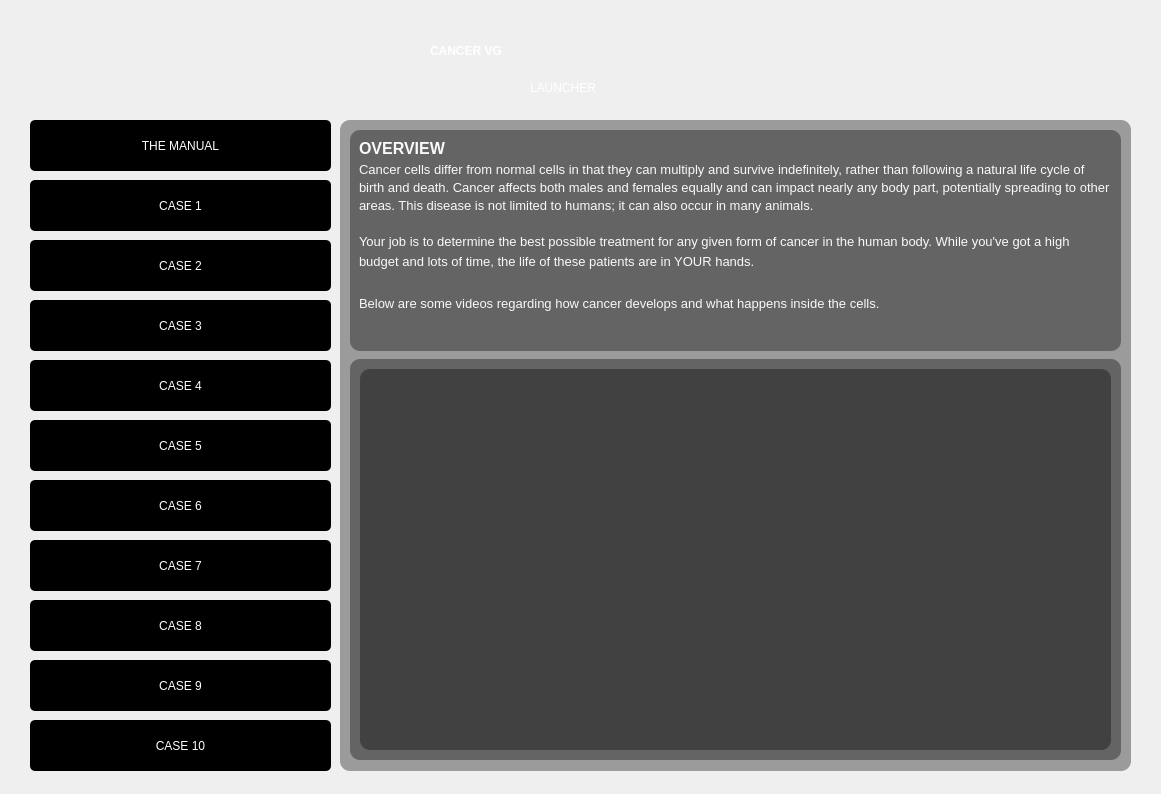
<?xml version="1.0" encoding="UTF-8"?>
<ui version="4.0">
 <class>MainWindow</class>
 <widget class="QMainWindow" name="MainWindow">
  <property name="geometry">
   <rect>
    <x>0</x>
    <y>0</y>
    <width>1161</width>
    <height>794</height>
   </rect>
  </property>
  <property name="windowTitle">
   <string>MainWindow</string>
  </property>
  <property name="styleSheet">
   <string notr="true">color : white</string>
  </property>
  <property name="animated">
   <bool>false</bool>
  </property>
  <widget class="QWidget" name="centralwidget">
   <widget class="QWidget" name="widget" native="true">
    <property name="geometry">
     <rect>
      <x>0</x>
      <y>0</y>
      <width>1171</width>
      <height>991</height>
     </rect>
    </property>
    <property name="autoFillBackground">
     <bool>false</bool>
    </property>
    <property name="styleSheet">
     <string notr="true">
background-color : rgb(40, 40, 40);
border : rgba(0,0,0,0);
color : white;
font: 18pt &quot;Power Green&quot;;

QWidget#QPushButton:hover{
cursor: pointer;
}|</string>
    </property>
    <widget class="QLabel" name="label_2">
     <property name="geometry">
      <rect>
       <x>530</x>
       <y>80</y>
       <width>81</width>
       <height>16</height>
      </rect>
     </property>
     <property name="styleSheet">
      <string notr="true">background-color : rgba(0,0,0,0);
font: 8pt &quot;MS Sans Serif&quot;;
color: white</string>
     </property>
     <property name="text">
      <string>LAUNCHER</string>
     </property>
    </widget>
    <widget class="QLabel" name="label">
     <property name="geometry">
      <rect>
       <x>430</x>
       <y>20</y>
       <width>281</width>
       <height>61</height>
      </rect>
     </property>
     <property name="styleSheet">
      <string notr="true">font: 87 36pt &quot;Segoe UI Black&quot;;
font: bold;

color : rgb(255, 255, 255);
background-color : rgba(255,255,255,0)</string>
     </property>
     <property name="text">
      <string>CANCER VG</string>
     </property>
    </widget>
    <widget class="QPushButton" name="pushButton">
     <property name="geometry">
      <rect>
       <x>30</x>
       <y>120</y>
       <width>301</width>
       <height>51</height>
      </rect>
     </property>
     <property name="styleSheet">
      <string notr="true">border-radius: 5px;
background-color : black;</string>
     </property>
     <property name="text">
      <string>THE MANUAL</string>
     </property>
    </widget>
    <widget class="QWidget" name="widget_2" native="true">
     <property name="geometry">
      <rect>
       <x>340</x>
       <y>120</y>
       <width>791</width>
       <height>651</height>
      </rect>
     </property>
     <property name="styleSheet">
      <string notr="true">background-color : rgba(0,0,0,90);
border-radius : 10px;</string>
     </property>
     <widget class="QTextBrowser" name="textBrowser">
      <property name="geometry">
       <rect>
        <x>10</x>
        <y>10</y>
        <width>771</width>
        <height>221</height>
       </rect>
      </property>
      <property name="styleSheet">
       <string notr="true">padding: 5px;</string>
      </property>
      <property name="html">
       <string>&lt;!DOCTYPE HTML PUBLIC &quot;-//W3C//DTD HTML 4.0//EN&quot; &quot;http://www.w3.org/TR/REC-html40/strict.dtd&quot;&gt;
&lt;html&gt;&lt;head&gt;&lt;meta name=&quot;qrichtext&quot; content=&quot;1&quot; /&gt;&lt;style type=&quot;text/css&quot;&gt;
p, li { white-space: pre-wrap; }
&lt;/style&gt;&lt;/head&gt;&lt;body style=&quot; font-family:'Power Green'; font-size:18pt; font-weight:400; font-style:normal;&quot;&gt;
&lt;p style=&quot; margin-top:0px; margin-bottom:0px; margin-left:0px; margin-right:0px; -qt-block-indent:0; text-indent:0px; line-height:120%;&quot;&gt;&lt;span style=&quot; font-family:'Lexend'; font-size:12pt; font-weight:696; color:#f9f9f9; background-color:transparent;&quot;&gt;OVERVIEW&lt;/span&gt;&lt;/p&gt;
&lt;p style=&quot; margin-top:0px; margin-bottom:0px; margin-left:0px; margin-right:0px; -qt-block-indent:0; text-indent:0px; line-height:120%;&quot;&gt;&lt;span style=&quot; font-family:'Montserrat'; font-size:10pt; color:#f9f9f9; background-color:transparent;&quot;&gt;Cancer cells differ from normal cells in that they can multiply and survive indefinitely, rather than following a natural life cycle of birth and death. Cancer affects both males and females equally and can impact nearly any body part, potentially spreading to other areas. This disease is not limited to humans; it can also occur in many animals. &lt;/span&gt;&lt;/p&gt;
&lt;p style=&quot;-qt-paragraph-type:empty; margin-top:0px; margin-bottom:0px; margin-left:0px; margin-right:0px; -qt-block-indent:0; text-indent:0px; line-height:120%; font-family:'Montserrat'; font-size:10pt; color:#f9f9f9;&quot;&gt;&lt;br /&gt;&lt;/p&gt;
&lt;p style=&quot; margin-top:0px; margin-bottom:0px; margin-left:0px; margin-right:0px; -qt-block-indent:0; text-indent:0px; line-height:138%;&quot;&gt;&lt;span style=&quot; font-family:'Montserrat'; font-size:10pt; color:#f9f9f9; background-color:transparent;&quot;&gt;Your job is to determine the best possible treatment for any given form of cancer in the human body. While you've got a high budget and lots of time, the life of these patients are in YOUR hands. &lt;/span&gt;&lt;/p&gt;
&lt;p style=&quot;-qt-paragraph-type:empty; margin-top:0px; margin-bottom:0px; margin-left:0px; margin-right:0px; -qt-block-indent:0; text-indent:0px; line-height:138%; font-family:'Montserrat'; font-size:10pt; color:#f9f9f9;&quot;&gt;&lt;br /&gt;&lt;/p&gt;
&lt;p style=&quot; margin-top:0px; margin-bottom:0px; margin-left:0px; margin-right:0px; -qt-block-indent:0; text-indent:0px; line-height:138%;&quot;&gt;&lt;span style=&quot; font-family:'Montserrat'; font-size:10pt; color:#f9f9f9; background-color:transparent;&quot;&gt;Below are some videos regarding how cancer develops and what happens inside the cells.&lt;/span&gt;&lt;/p&gt;&lt;/body&gt;&lt;/html&gt;</string>
      </property>
     </widget>
     <widget class="QFrame" name="frame">
      <property name="geometry">
       <rect>
        <x>10</x>
        <y>239</y>
        <width>771</width>
        <height>401</height>
       </rect>
      </property>
      <property name="frameShape">
       <enum>QFrame::StyledPanel</enum>
      </property>
      <property name="frameShadow">
       <enum>QFrame::Raised</enum>
      </property>
      <widget class="QWidget" name="widget_3" native="true">
       <property name="geometry">
        <rect>
         <x>10</x>
         <y>10</y>
         <width>751</width>
         <height>381</height>
        </rect>
       </property>
      </widget>
     </widget>
    </widget>
    <widget class="QPushButton" name="pushButton_2">
     <property name="geometry">
      <rect>
       <x>30</x>
       <y>180</y>
       <width>301</width>
       <height>51</height>
      </rect>
     </property>
     <property name="styleSheet">
      <string notr="true">border-radius: 5px;
background-color : black;</string>
     </property>
     <property name="text">
      <string>CASE 1</string>
     </property>
    </widget>
    <widget class="QPushButton" name="pushButton_3">
     <property name="geometry">
      <rect>
       <x>30</x>
       <y>240</y>
       <width>301</width>
       <height>51</height>
      </rect>
     </property>
     <property name="styleSheet">
      <string notr="true">border-radius: 5px;
background-color : black;</string>
     </property>
     <property name="text">
      <string>CASE 2</string>
     </property>
    </widget>
    <widget class="QPushButton" name="pushButton_4">
     <property name="geometry">
      <rect>
       <x>30</x>
       <y>300</y>
       <width>301</width>
       <height>51</height>
      </rect>
     </property>
     <property name="styleSheet">
      <string notr="true">border-radius: 5px;
background-color : black;</string>
     </property>
     <property name="text">
      <string>CASE 3</string>
     </property>
    </widget>
    <widget class="QPushButton" name="pushButton_5">
     <property name="geometry">
      <rect>
       <x>30</x>
       <y>360</y>
       <width>301</width>
       <height>51</height>
      </rect>
     </property>
     <property name="styleSheet">
      <string notr="true">border-radius: 5px;
background-color : black;</string>
     </property>
     <property name="text">
      <string>CASE 4</string>
     </property>
    </widget>
    <widget class="QPushButton" name="pushButton_6">
     <property name="geometry">
      <rect>
       <x>30</x>
       <y>420</y>
       <width>301</width>
       <height>51</height>
      </rect>
     </property>
     <property name="styleSheet">
      <string notr="true">border-radius: 5px;
background-color : black;</string>
     </property>
     <property name="text">
      <string>CASE 5</string>
     </property>
    </widget>
    <widget class="QPushButton" name="pushButton_7">
     <property name="geometry">
      <rect>
       <x>30</x>
       <y>480</y>
       <width>301</width>
       <height>51</height>
      </rect>
     </property>
     <property name="styleSheet">
      <string notr="true">border-radius: 5px;
background-color : black;</string>
     </property>
     <property name="text">
      <string>CASE 6</string>
     </property>
    </widget>
    <widget class="QPushButton" name="pushButton_8">
     <property name="geometry">
      <rect>
       <x>30</x>
       <y>540</y>
       <width>301</width>
       <height>51</height>
      </rect>
     </property>
     <property name="styleSheet">
      <string notr="true">border-radius: 5px;
background-color : black;</string>
     </property>
     <property name="text">
      <string>CASE 7</string>
     </property>
    </widget>
    <widget class="QPushButton" name="pushButton_9">
     <property name="geometry">
      <rect>
       <x>30</x>
       <y>600</y>
       <width>301</width>
       <height>51</height>
      </rect>
     </property>
     <property name="styleSheet">
      <string notr="true">border-radius: 5px;
background-color : black;</string>
     </property>
     <property name="text">
      <string>CASE 8</string>
     </property>
    </widget>
    <widget class="QPushButton" name="pushButton_10">
     <property name="geometry">
      <rect>
       <x>30</x>
       <y>660</y>
       <width>301</width>
       <height>51</height>
      </rect>
     </property>
     <property name="styleSheet">
      <string notr="true">border-radius: 5px;
background-color : black;</string>
     </property>
     <property name="text">
      <string>CASE 9</string>
     </property>
    </widget>
    <widget class="QPushButton" name="pushButton_11">
     <property name="geometry">
      <rect>
       <x>30</x>
       <y>720</y>
       <width>301</width>
       <height>51</height>
      </rect>
     </property>
     <property name="styleSheet">
      <string notr="true">border-radius: 5px;
background-color : black;</string>
     </property>
     <property name="text">
      <string>CASE 10</string>
     </property>
    </widget>
   </widget>
  </widget>
 </widget>
 <resources/>
 <connections/>
</ui>
